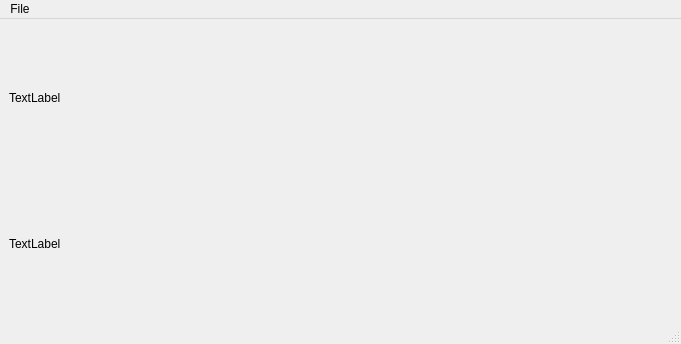
<?xml version="1.0" encoding="UTF-8"?>
<ui version="4.0">
 <class>MainWindow</class>
 <widget class="QMainWindow" name="MainWindow">
  <property name="geometry">
   <rect>
    <x>0</x>
    <y>0</y>
    <width>681</width>
    <height>344</height>
   </rect>
  </property>
  <property name="windowTitle">
   <string>MainWindow</string>
  </property>
  <widget class="QWidget" name="centralwidget">
   <property name="sizePolicy">
    <sizepolicy hsizetype="Expanding" vsizetype="Expanding">
     <horstretch>0</horstretch>
     <verstretch>0</verstretch>
    </sizepolicy>
   </property>
   <layout class="QVBoxLayout" name="verticalLayout_2">
    <item>
     <widget class="QLabel" name="label">
      <property name="text">
       <string>TextLabel</string>
      </property>
     </widget>
    </item>
    <item>
     <widget class="QLabel" name="label_2">
      <property name="text">
       <string>TextLabel</string>
      </property>
     </widget>
    </item>
   </layout>
  </widget>
  <widget class="QMenuBar" name="menubar">
   <property name="geometry">
    <rect>
     <x>0</x>
     <y>0</y>
     <width>681</width>
     <height>26</height>
    </rect>
   </property>
   <widget class="QMenu" name="menuFile">
    <property name="title">
     <string>File</string>
    </property>
    <addaction name="actionQuit"/>
   </widget>
   <addaction name="menuFile"/>
  </widget>
  <widget class="QStatusBar" name="statusbar"/>
  <action name="actionQuit">
   <property name="text">
    <string>Quit</string>
   </property>
   <property name="menuRole">
    <enum>QAction::QuitRole</enum>
   </property>
   <property name="iconVisibleInMenu">
    <bool>true</bool>
   </property>
  </action>
 </widget>
 <resources/>
 <connections>
  <connection>
   <sender>actionQuit</sender>
   <signal>triggered()</signal>
   <receiver>MainWindow</receiver>
   <slot>close()</slot>
   <hints>
    <hint type="sourcelabel">
     <x>-1</x>
     <y>-1</y>
    </hint>
    <hint type="destinationlabel">
     <x>399</x>
     <y>299</y>
    </hint>
   </hints>
  </connection>
 </connections>
</ui>
